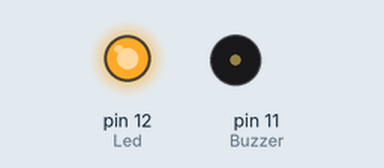
The sketch below on a simulated Arduino Uno, built with avr-gcc and run on an emulated ATmega328P. Parts: output pins drawn as LEDs (lit = HIGH), buzzer (waves = sounding). Pins used as bus, display or sensor lines are not drawn.

Above: at 0.2 s.
At 7.6 s:
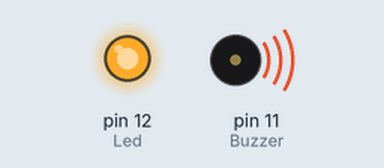
At 16.7 s:
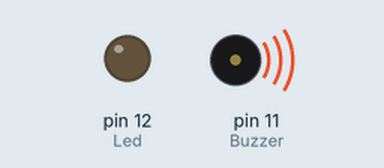
Timing chart, 0 to 21.1 s (numbered marks = the images above):
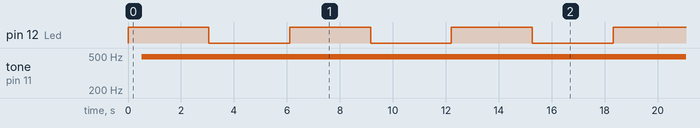

The sketch:

alarmSystem.ino
```cpp
const int Led = 12;
#define Buzzer 11 //change to any output pin (not analog inputs)

void setup() {
  pinMode(Buzzer, OUTPUT);
  pinMode(Led, OUTPUT);
}

void  loop(){
  digitalWrite(Led, HIGH);
  delay(500);
  for(int i=0; i<255; i++) {
    analogWrite(Buzzer, i); //raise the voltage sent out of the pin by 1
    delay(10);
  }
  digitalWrite(Led, LOW);
  delay(500);
  for(int i=255; i>0; i--) {
    analogWrite(Buzzer, i); //lower the voltage sent out of the pin by 1
    delay(10);
  }
}
```

Measured:
- by itself, pin 12 (Led): alternates HIGH for 3.1 s and LOW for 3.1 s
- by itself, tone on pin 11 (Buzzer): silent → 490 Hz at 0.51 s
